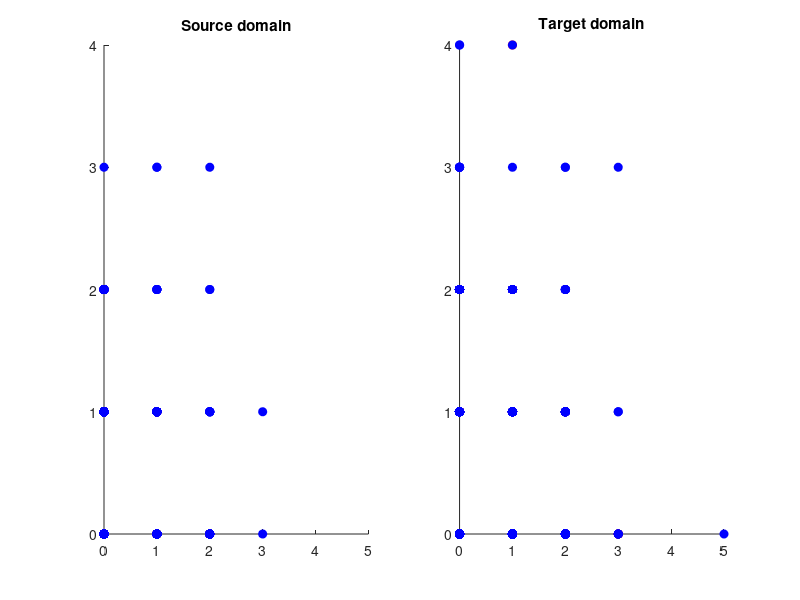

The MATLAB source for this figure: (Note: this script raises an error after producing the figure.)
% libTLDA Example script to show how to run an adaptive classifier
%
% Generate synthetic data sets with either normal distributions or Poisson
% distributions (for scl and flda)
%
% X = N samples by D features data matrix for source domain
% y = N samples by 1 vector of labels in {1,...,K} for source domain
% Z = M samples by D features data matrix for target domain
% u = M samples by 1 vector of labels in {1,...,K} for target domain
%   
%
% Last update: 20-12-2017

close all;
clearvars;

addpath(genpath('util'));

%% Generate domains

% Class-conditional distributions
pd = 'poisson';

% Number of samples
N = 500;
M = 1000;

% Classes
labels = [1,2];
K = length(labels);

switch lower(pd)
    case 'normal'
        
        % Dimensionality
        D = 2;
        
        % Source domain
        pi_S = [1./2, 1./2];
        X = [bsxfun(@plus, randn(round(N*pi_S(1)),D), [-1 0]);
            bsxfun(@plus, randn(round(N*pi_S(2)),D), [+1 0])];
        y = [1*ones(round(N*pi_S(1)),1);
            2*ones(round(N*pi_S(2)),1)];
        
        % Target domain
        pi_T = [1./2, 1./2];
        Z = [bsxfun(@plus, randn(round(M*pi_T(1)),D), [-0.5 1]);
            bsxfun(@plus, randn(round(M*pi_T(2)),D), [+1.5 1])];
        u = [1*ones(round(M*pi_T(1)),1);
            2*ones(round(M*pi_T(2)),1)];
        
    case 'poisson'
        
        % Dimensionality
        D = 500;
        
        % Source domain
        pi_S = [1./2, 1./2];
        X = [poissrnd(.2*ones(round(N*pi_S(1)),D), [round(N*pi_S(1)), D]);
             poissrnd(.5*ones(round(N*pi_S(2)),D), [round(N*pi_S(2)), D])];
        y = [1*ones(round(N*pi_S(1)),1);
            2*ones(round(N*pi_S(2)),1)];
        
        % Target domain
        pi_T = [1./2, 1./2];
        Z = [poissrnd(.3*ones(round(M*pi_T(1)),D), [round(M*pi_T(1)), D]);
             poissrnd(.6*ones(round(M*pi_T(2)),D), [round(M*pi_T(2)), D])];
        u = [1*ones(round(M*pi_T(1)),1);
            2*ones(round(M*pi_T(2)),1)];
        
end

%% Visualize domains

% Determine axes limits
x_axis = [min([X(:,1); Z(:,1)]), max([X(:,1); Z(:,1)])];
y_axis = [min([X(:,2); Z(:,2)]), max([X(:,2); Z(:,2)])];

% Set figure properties
fg = figure(1);
set(gcf, 'Color', 'w', 'Position', [100 100 1200 600]);

% Scatter source domain
cax1 = subplot(1,2,1);
hold on
title('Source domain')
scatter(X(y==labels(1),1), X(y==labels(1),2), 'r', 'MarkerFaceColor', 'r');
scatter(X(y==labels(2),1), X(y==labels(2),2), 'b', 'MarkerFaceColor', 'b');
set(gca, 'XLim', x_axis, 'YLim', y_axis);

% Scatter target domain
cax2 = subplot(1,2,2);
hold on
title('Target domain')
scatter(Z(u==labels(1),1), Z(u==labels(1),2), 'r', 'MarkerFaceColor', 'r');
scatter(Z(u==labels(2),1), Z(u==labels(2),2), 'b', 'MarkerFaceColor', 'b');
set(gca, 'XLim', x_axis, 'YLim', y_axis);

%% Call naive classifier

% Multi-class logistic regressor
Wn = mLR(X,y, 'l2', 1e-3);

% Error rate
[~,pred_n] = max([Z,ones(M,1)]*Wn,[],2);
err_naive = mean(pred_n~=u);

% Plot decision boundary
plotl(Wn(:,2),cax1, 'LineStyle', '--');
plotl(Wn(:,2),cax2, 'LineStyle', '--');


%% Call adaptive classifier

clfr = 'scl';

switch clfr
    case 'iw'
        [W,iw,pred_a] = iw(X,Z,y, 'loss', 'qd', 'iwe', 'lr');
    case 'gfk'
        W = gfk(X,Z,y);
    case 'tca'
        W = tca(X,Z,y);
    case 'flda'
        W = flda(X,Z,y);
    case 'scl'
        [W,C,pred_a] = scl(X,Z,y, 'l2', 1e-6, 'm', 50, 'h', 25);
    case 'rcsa'
        W = rcsa(X,Z,y);
    case 'rba'
        W = rba(X,Z,y);
    case 'l_svma'
        W = l_svma(X,Z,y);
    otherwise
        error('Classifier unknown');
end

% Error rate
err_adapt = mean(pred_a~=u);

%% Visualize classifier and predictions

plotl(W(:,1), cax1);
plotl(W(:,1), cax2);

disp(['Error naive: ' num2str(err_naive)]);
disp(['Error adapt: ' num2str(err_adapt)]);

